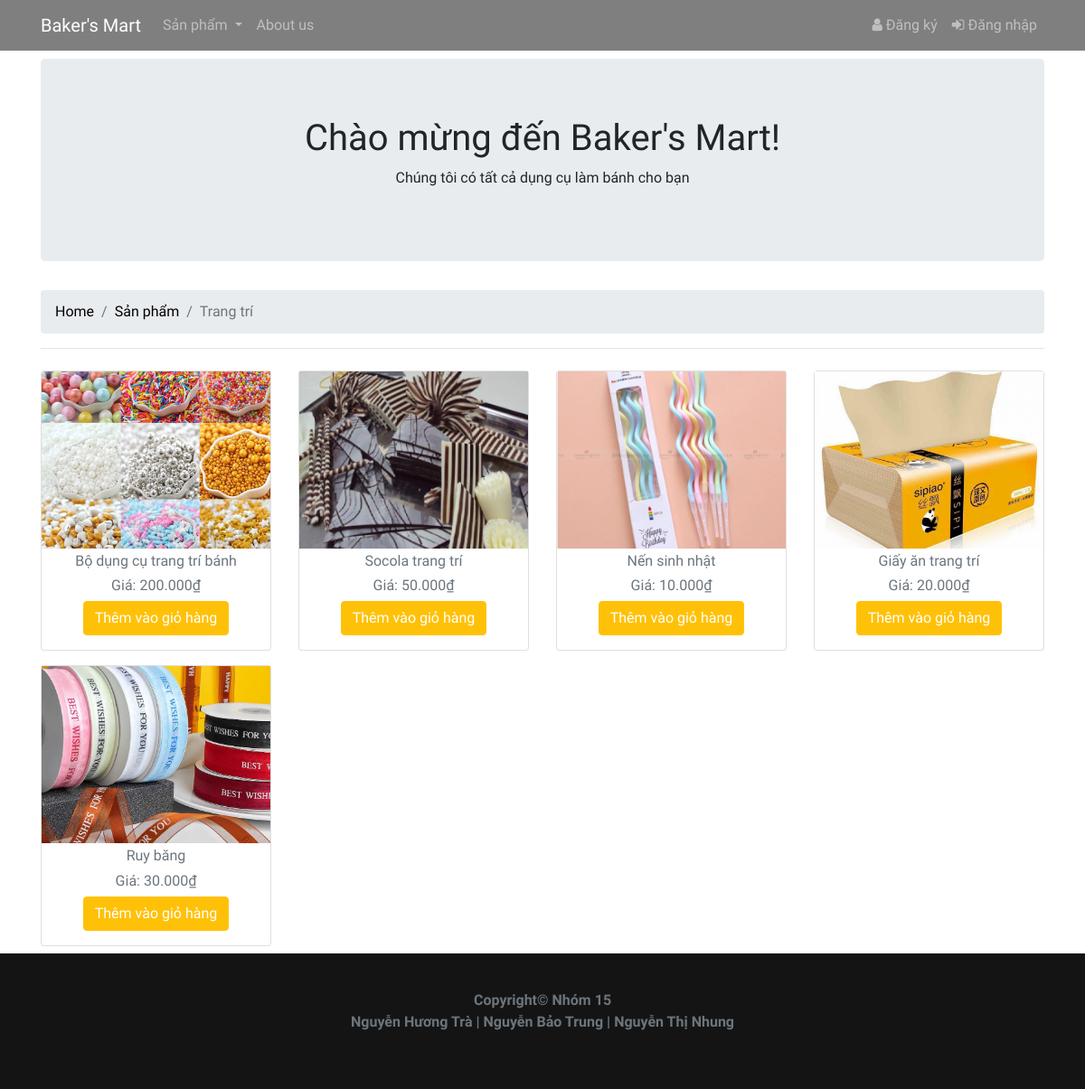
The page /category-decorate.php on the database its author committed.
### tables this page shows
CREATE TABLE `products` (
  `id` int(11) NOT NULL,
  `name` varchar(30) DEFAULT NULL,
  `motasanpham` varchar(500) NOT NULL,
  `soluong` int(5) NOT NULL,
  `price` int(20) NOT NULL,
  `image` varchar(255) NOT NULL,
  `brand` varchar(50) NOT NULL
);

### category-decorate.php (the view, shortened to what this page needs)
<?php
require("includes/common.php");
$category = isset($_GET['category']) ? $_GET['category'] : '';
$query = "SELECT DISTINCT brand, id, name, price, image, motasanpham FROM products WHERE brand = 'trangtri'" . ($category ? " AND category = '$category'" : "");
$result = mysqli_query($con, $query);
?>
<!DOCTYPE html>
<html lang="en">
<head>
    <link rel="stylesheet" href="https://stackpath.bootstrapcdn.com/bootstrap/4.1.3/css/bootstrap.min.css">
    <link href="https://stackpath.bootstrapcdn.com/font-awesome/4.7.0/css/font-awesome.min.css" rel="stylesheet">
    <link rel="stylesheet" href="style.css">
</head>
<body>
<?php
include 'includes/header_menu.php';
include 'includes/check-if-added.php';
?>
<div class="container" style="margin-top:65px">
    <div class="jumbotron text-center">
        <h1>Chào mừng đến Baker's Mart!</h1>
        <p>Chúng tôi có tất cả dụng cụ làm bánh cho bạn</p>
    </div>
    <nav aria-label="breadcrumb">
        <ol class="breadcrumb">
            <li class="breadcrumb-item"><a href="index.php">Home</a></li>
            <li class="breadcrumb-item"><a href="products.php">Sản phẩm</a></li>
            <li class="breadcrumb-item active" aria-current="page">Trang trí</li>
        </ol>
    </nav>
    <hr/>
    <div class="row text-center" id="products">
    <?php while ($row = mysqli_fetch_assoc($result)) { ?>
        <div class="col-md-3 col-6 py-2">
            <div class="card">
                <img src="images/<?php echo $row['image']; ?>" alt="" class="img-fluid product-image pb-1"
                    data-toggle="modal"
                    data-target="#productModal"
                    data-name="<?php echo $row['name']; ?>"
                    data-price="<?php echo number_format($row['price'], 0, ',', '.'); ?>₫"
                    data-description="<?php echo $row['motasanpham']; ?>"
                    data-image="images/<?php echo $row['image']; ?>">
                <div class="figure-caption">
                    <h6><?php echo $row['name']; ?></h6>
                    <h6>Giá: <?php echo number_format($row['price'], 0, ',', '.'); ?>₫</h6>
                    <?php if (!isset($_SESSION['email'])) { ?>
                        <p><a href="index.php#login" role="button" class="btn btn-warning text-white">Thêm vào giỏ hàng</a></p>
                    <?php } else {
                        if (check_if_added_to_cart($row['id'])) {
                            echo '<p><a href="#" class="btn btn-warning text-white" disabled>Added to cart</a></p>';
                        } else { ?>
                            <p><a href="cart-add.php?id=<?php echo $row['id']; ?>" class="btn btn-warning text-white">Thêm vào giỏ hàng</a></p>
                        <?php }
                    } ?>
                </div>
            </div>
        </div>
    <?php } ?>
</div>
</div>
 <?php include 'includes/footer.php' ?>
</body>
</html>

### style.css (style rules this page uses)
html { position: relative; min-height: 100%; }
body { overflow-x:hidden; max-width: 100%; margin:0; margin-bottom: 150px; }
body, h1, h2, h3, h4, h5, h6 { font-family: 'Andika'; }
.container a { color:black; }

### category-decorate.php (style rules this page uses)
.product-image { height: 200px; object-fit: cover; width: 100%; }

### rows shown on the page
products: image (picture), name "Bộ dụng cụ trang trí bánh", price "200.000"
products: image (picture), name "Socola trang trí", price "50.000"
products: image (picture), name "Nến sinh nhật", price "10.000"
products: image (picture), name "Giấy ăn trang trí", price "20.000"
products: image (picture), name "Ruy băng", price "30.000"
